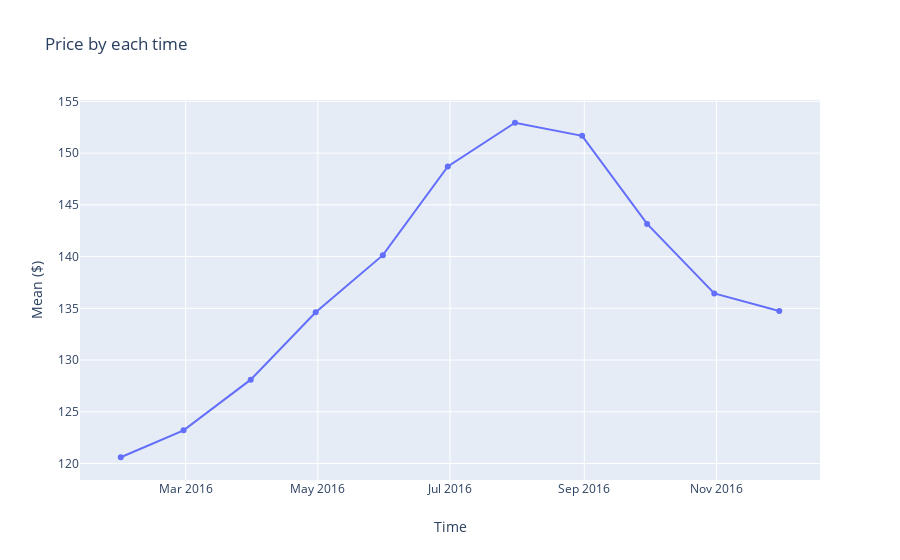

Write notebook code for a chart like this one.
### Code cell
trace = go.Scatter(
    x = df2.index,
    y = df2["Average"]
)

data = [trace2]
layout = go.Layout(
    title = "Price by each time",
    xaxis  = dict(title = "Time"),
    yaxis = dict(title = "Mean ($)")
)
fig = go.Figure(data = data, layout = layout)
offline.iplot(fig)

### Figure 1 — Plotly figure (JSON) as saved in the notebook; plotly's stock layout.template omitted (floating-point values rounded to 4 significant figures)
{"data": [{"type": "scatter", "x": ["2016-01-31T00:00:00", "2016-02-29T00:00:00", "2016-03-31T00:00:00", "2016-04-30T00:00:00", "2016-05-31T00:00:00", "2016-06-30T00:00:00", "2016-07-31T00:00:00", "2016-08-31T00:00:00", "2016-09-30T00:00:00", "2016-10-31T00:00:00", "2016-11-30T00:00:00"], "y": [120.6, 123.2, 128.1, 134.6, 140.1, 148.7, 152.9, 151.7, 143.2, 136.4, 134.7]}], "layout": {"title": {"text": "Price by each time"}, "xaxis": {"title": {"text": "Time"}}, "yaxis": {"title": {"text": "Mean ($)"}}}}
